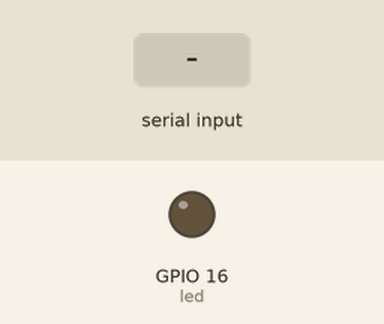
Simulated run of this sketch. Board: ESP32. On the bench: output pins drawn as LEDs (lit = HIGH). Inputs (shaded band) come from the test bench. What the sketch prints to the serial monitor is not drawn.

Above: at 1.2 s.
1.3 s: "1" received over Serial
At 1.6 s:
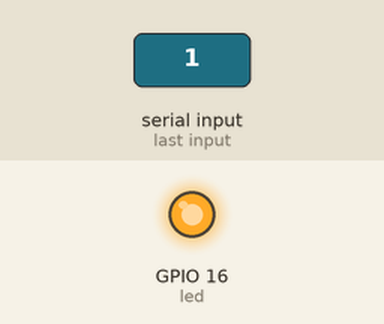
Timing chart, 0 to 10.3 s (numbered marks = the images above; inputs shaded):
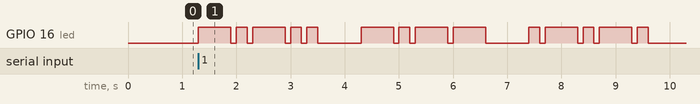

Measured:
- after the input at 1.3 s, GPIO 16 (led): LOW → HIGH at once, → LOW 0.60 s later, → HIGH 0.10 s later, → LOW 0.20 s later, … (28 changes in this stretch)

The sketch:

esp32_morse.ino
```cpp
#define led 16

// －・－・・　－・－－　・－・－・
int words[] = {1, 0, 1, 0, 0, 2, 1, 0, 1, 1, 2, 0, 1, 0, 1, 0, 2};

void setup() {
  // put your setup code here, to run once:
  Serial.begin(9600);
  pinMode(16, OUTPUT);
}

void morse(){
  for(int i=0; i<sizeof(words)/sizeof(int); i++){
    if(words[i] == 0){
      Serial.println("トン");
      digitalWrite(led, HIGH);
      delay(200);
      digitalWrite(led, LOW);
    }
    else if(words[i] == 1){
      Serial.println("ツー");
      digitalWrite(led, HIGH);
      delay(600);
      digitalWrite(led, LOW);
    }
    else{
      Serial.println();
      delay(600);
    }
    delay(100);
  }
}

void loop() {
  // put your main code here, to run repeatedly:
  //Serial.println(sizeof(words)/sizeof(int));
  int inputchar = Serial.read();
  if(inputchar != -1){
    switch(inputchar){
      case '1':
        morse();
        break;

      case '0':
        break;

      default:
        break;
    }
  }
}
```
